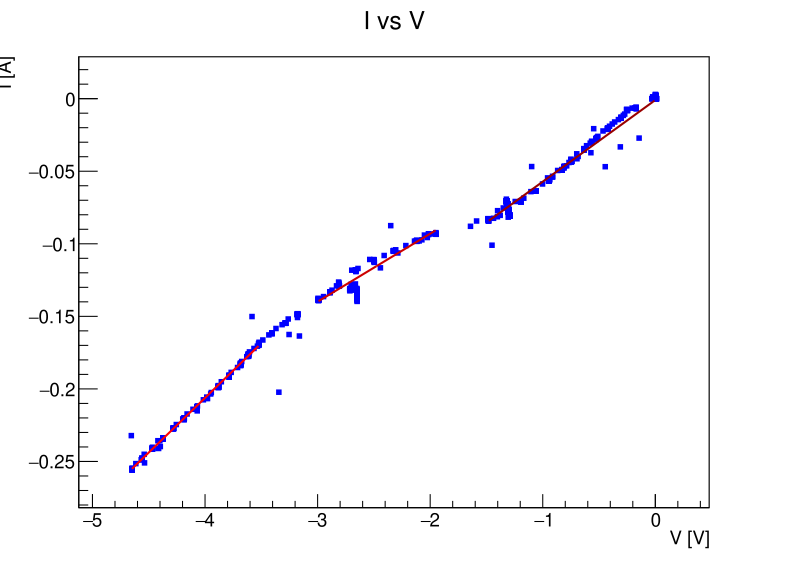

Reproduce this figure in Python.
import ROOT
import pandas as pd
from array import array

# Classe per gestire gli eventi del mouse
# 1. Leggi il CSV specificando il separatore
df = pd.read_csv("dati_ristretti.csv", sep=";")

# 2. Filtra solo le righe che ti servono

# 3. Converti in array numerici
I = array('d', df["Amperom"].to_numpy(dtype=float))
V = array('d', df["Voltom"].to_numpy(dtype=float))
eV = array('d', [0.0]*len(V))
eI = array('d', [0.0]*len(I))

vmin=[-5,-3,-1.5]
vmax=[-3.5,-1.8,0]

# 4. Crea grafico principale
c = ROOT.TCanvas("c", "I vs V", 800, 600)
g = ROOT.TGraphErrors(len(V), V, I, eV, eI)

g.SetTitle("I vs V;V [V];I [A]")
g.SetMarkerStyle(21)
g.SetMarkerColor(ROOT.kBlue)
g.SetMarkerSize(0.7)
g.Draw("AP")

# Array per memorizzare le pendenze
R = []

# Lista per mantenere i riferimenti ai grafici di fit
fit_graphs = []
fit_functions = []

for j in range(0,3):
    indici_fit = [i for i in range(len(V)) if V[i] > vmin[j] and V[i] < vmax[j]]
    s=str(j)
    V_fit = array('d', [V[i] for i in indici_fit])
    I_fit = array('d', [I[i] for i in indici_fit])
    eV_fit = array('d', [0.0]*len(V_fit))
    eI_fit = array('d', [0.0]*len(V_fit))
    print(len(V_fit))

    g_fit = ROOT.TGraphErrors(len(V_fit), V_fit, I_fit, eV_fit, eI_fit)
    g_fit.SetName(f"g_fit_{s}")
    
    # Mantieni il riferimento al grafico
    fit_graphs.append(g_fit)
                        
    ROOT.gStyle.SetOptFit(11)

    fit_name = f"fit_{s}"
    fit_func = ROOT.TF1(fit_name, "pol1", min(V_fit), max(V_fit))
    fit_func.SetParName(0, "q")
    fit_func.SetParName(1, "m")

    fit_result = g_fit.Fit(fit_func, "S+", "", min(V_fit), max(V_fit))



    fit_func.SetLineColor(ROOT.kRed + j)  # Colori diversi per ogni fit
    fit_func.SetLineWidth(2)
    fit_func.Draw("SAME")
    

    a = fit_func.GetParameter(0)
    b = fit_func.GetParameter(1)
    ea = fit_func.GetParError(0)
    eb = fit_func.GetParError(1)

    R = 1 / b
    eR = ea / (b**2) 


    print(f"R= {R:.3e} ± {eR:.3e}")
    # Mantieni il riferimento alla funzione
    fit_functions.append(fit_func)


c.Update()
 


print("Resistenze calcolate R:", R)
c.SaveAs("3fit.pdf")


input("Premi Invio per chiudere...")
